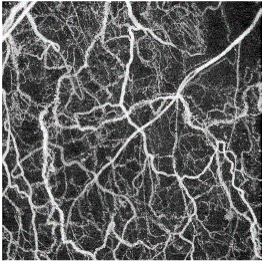
#> input picture OCTA_Control.png, 262 x 262 px
$ python -i app_vascular_network.py   (imports and definitions only)
#> lines starting #> are read from the running program, lines starting #| are printed output that depends on the picture
import numpy as np
import matplotlib.pyplot as plt
from skimage import io, color, filters, morphology
import networkx as nx
import sknw
from scipy import ndimage
from typing import Tuple, Dict, Any

def analyze_octa_network(image_path: str, visualize: bool = True) -> Tuple[nx.Graph, Dict[str, Any]]:
    """
    Analyzes an OCTA microvascular image to extract network topology and vessel thickness.

    Args:
        image_path (str): The file path to the input OCTA image.
        visualize (bool): If True, generates and displays a matplotlib visualization of the network.

    Returns:
        Tuple[nx.Graph, Dict[str, Any]]: A tuple containing the extracted NetworkX graph
                                         and a dictionary of quantitative metrics.
    """
#> called with image_path = 'OCTA_Control.png', visualize = True
    # 1. Load and Preprocess the Image
    image = io.imread(image_path)
#> image is the input picture: shape (262, 262, 4); mean R, G, B, A 91.1, 91.1, 91.1, 249.9

    # Standardize to grayscale
    if len(image.shape) == 3:
        if image.shape[2] == 4:  # Handle RGBA
            image = color.rgba2rgb(image)
#> image: shape (262, 262, 3) float64
        image = color.rgb2gray(image)
#> image: shape (262, 262) float64

    # 2. Vessel Enhancement (Frangi Filter)
    enhanced_image = filters.frangi(image)
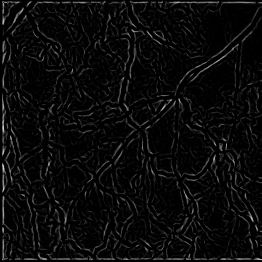
#> enhanced_image: shape (262, 262) float64; min 0, max 0.841, mean 0.0419

    # 3. Binarization (Otsu's Thresholding)
    thresh = filters.threshold_otsu(enhanced_image)
#> thresh = 0.126
    binary_image = enhanced_image > thresh
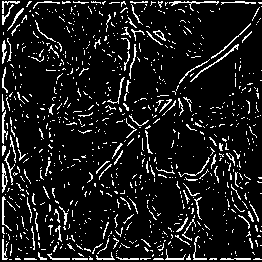
#> binary_image: shape (262, 262) bool; 10.6% white in thin lines or dots

    # 4. Skeletonization
    skeleton = morphology.skeletonize(binary_image)
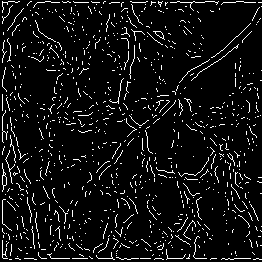
#> skeleton: shape (262, 262) bool; 6.8% white in thin lines or dots

    # 5. Vessel Thickness Calculation (Euclidean Distance Transform)
    distance_map = ndimage.distance_transform_edt(binary_image)
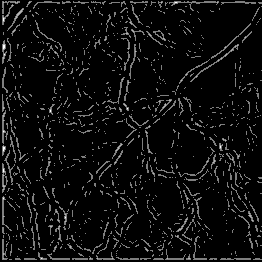
#> distance_map: shape (262, 262) float64; min 0, max 2, mean 0.107; drawn with min black and max white
    skeleton_radii = distance_map[skeleton]
#> skeleton_radii = 4687 values, max 2 at index 154, min 1 at index 0, mean 1.02

    avg_thickness_pixels = np.mean(skeleton_radii) * 2
#> avg_thickness_pixels = 2.03
    max_thickness = np.max(skeleton_radii) * 2
#> max_thickness = 4
    median_thickness = np.median(skeleton_radii) * 2
#> median_thickness = 2

    # 6. Graph Extraction
#> (the run stopped early here; a loop or call above may not have finished)

$ run again, on OCTA_L-NAME.png
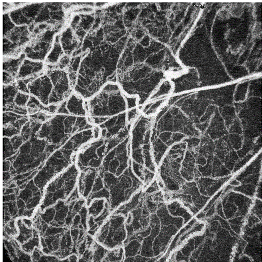
#> input picture OCTA_L-NAME.png, 262 x 262 px
#> in analyze_octa_network, image is the input picture: shape (262, 262, 4); mean R, G, B, A 95.6, 95.6, 95.6, 250.2
#> thresh = 0.14
#> in analyze_octa_network, `binary_image = enhanced_image > thresh`:
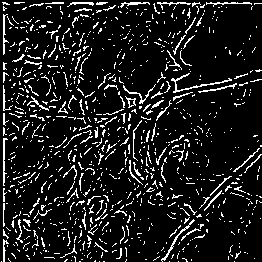
#> binary_image: shape (262, 262) bool; 11.1% white in thin lines or dots
#> skeleton: shape (262, 262) bool; 7.2% white in thin lines or dots
#> in analyze_octa_network, `distance_map = ndimage.distance_transform_edt(binary_image)`:
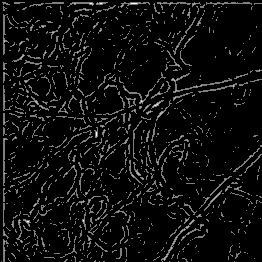
#> distance_map: shape (262, 262) float64; min 0, max 2, mean 0.113; drawn with min black and max white
#> skeleton_radii = 4973 values, max 2 at index 93, min 1 at index 0, mean 1.02
#> avg_thickness_pixels = 2.04
#> max_thickness = 4
#> median_thickness = 2

$ run again, on OCTA_UV+L-NAME.png
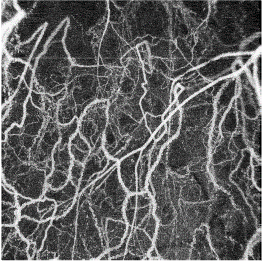
#> input picture OCTA_UV+L-NAME.png, 262 x 262 px
#> in analyze_octa_network, image is the input picture: shape (262, 262, 4); mean R, G, B, A 92.8, 92.8, 92.8, 251.1
#> thresh = 0.147
#> in analyze_octa_network, `binary_image = enhanced_image > thresh`:
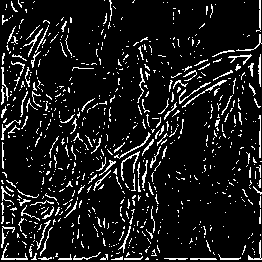
#> binary_image: shape (262, 262) bool; 10.4% white in thin lines or dots
#> skeleton: shape (262, 262) bool; 6.6% white in thin lines or dots
#> in analyze_octa_network, `distance_map = ndimage.distance_transform_edt(binary_image)`:
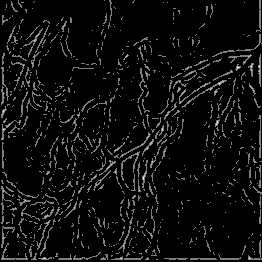
#> distance_map: shape (262, 262) float64; min 0, max 2, mean 0.106; drawn with min black and max white
#> skeleton_radii = 4542 values, max 2 at index 831, min 1 at index 0, mean 1.02
#> avg_thickness_pixels = 2.04
#> max_thickness = 4
#> median_thickness = 2

$ run again, on OCTA_UV.png
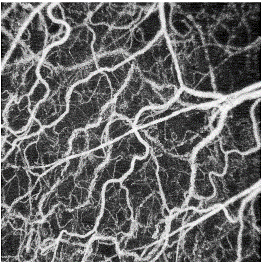
#> input picture OCTA_UV.png, 262 x 262 px
#> in analyze_octa_network, image is the input picture: shape (262, 262, 4); mean R, G, B, A 100.7, 100.7, 100.7, 250.9
#> thresh = 0.165
#> in analyze_octa_network, `binary_image = enhanced_image > thresh`:
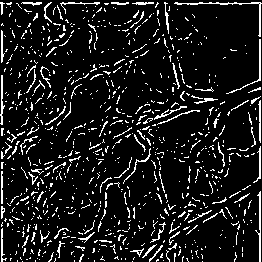
#> binary_image: shape (262, 262) bool; 10.5% white in thin lines or dots
#> skeleton: shape (262, 262) bool; 6.7% white in thin lines or dots
#> in analyze_octa_network, `distance_map = ndimage.distance_transform_edt(binary_image)`:
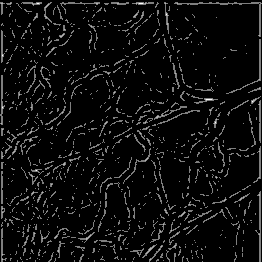
#> distance_map: shape (262, 262) float64; min 0, max 2, mean 0.106; drawn with min black and max white
#> skeleton_radii = 4584 values, max 2 at index 71, min 1 at index 0, mean 1.02
#> avg_thickness_pixels = 2.03
#> max_thickness = 4
#> median_thickness = 2
